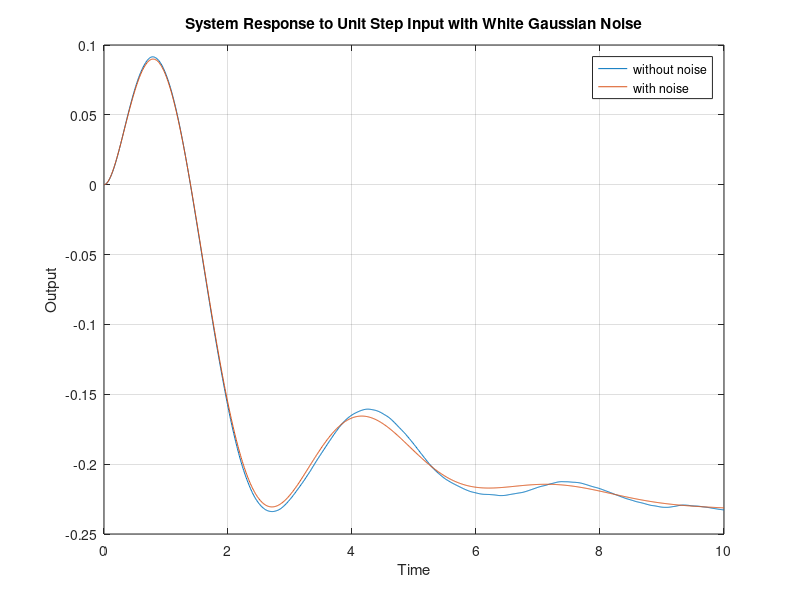
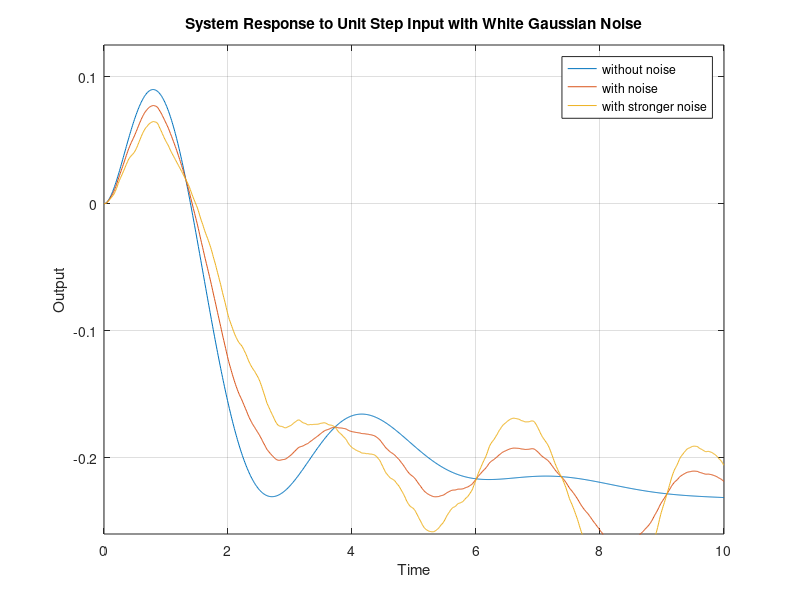
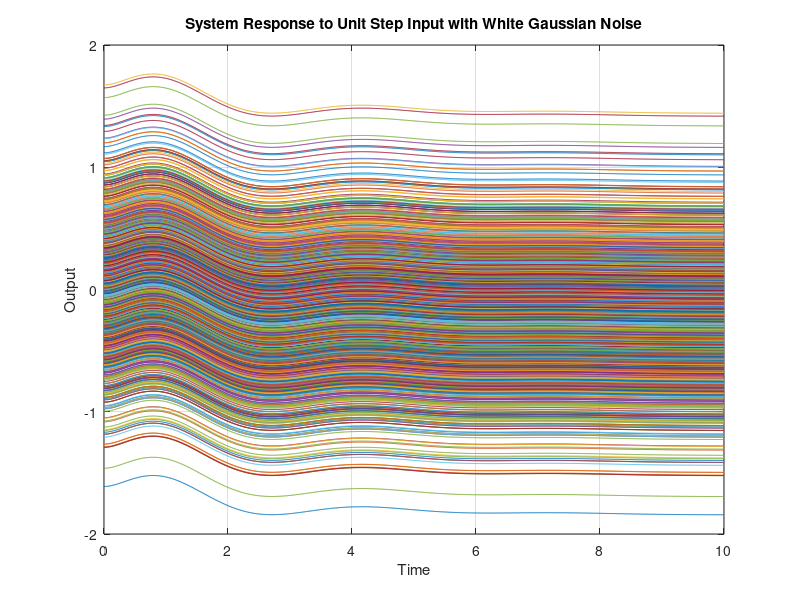

Source code (MATLAB) for these figures, in order: (Note: this script raises an error after producing the figures.)
%% _*LCS hw5 Software assignment*_
%% _*Dr.Behzad Ahi*_
%% _*MohammadParsa Dini - 400101204*_
%% 
% _*Problem 6:*_
% 
% _*part 1:*_ Input noise:

clc; clear; close all;
% Define the parameters
k = 1;       
b1 = 3;   
b2 = 1;     
wn = 2;       
tau1 = 0.5;  
tau2 = 5;   
zeta = 0.3;  

num = k * conv([b1, 1], [1, -b2]);
den = conv([tau1, 1], [tau2, 1]);   
den = conv(den, [1, 2*zeta*wn, wn^2]);

% Create transfer function G(s)
G = tf(num, den);

% Define the time vector
t = linspace(0, 10, 1000); % Change the time range and number of points as needed

% Generate a unit step input
u = ones(size(t));

% Generate white Gaussian noise with mean 0 and standard deviation 0.1
noise = 0.1 * randn(size(t));

% Add noise to the input
u_with_noise = u + noise;

% Simulate the system's response to the input with noise
[y, ~, ~] = lsim(G, u_with_noise, t);
[yy,v,vv] = lsim(G, u, t);

% Plot the output response
figure;
plot(t, y);
hold on
plot(t, yy);
xlabel('Time');
ylabel('Output');
title('System Response to Unit Step Input with White Gaussian Noise');
legend('without noise','with noise')
grid on;
%% 
% As you can see, there is not much difference, since the SNR of input was hogh, 
% if we add a WGN with more energy we might see
% 
% much more deviations in that case:

clc; clear; close all;
% Define the parameters
k = 1;       
b1 = 3;   
b2 = 1;     
wn = 2;       
tau1 = 0.5;  
tau2 = 5;   
zeta = 0.3;  

num = k * conv([b1, 1], [1, -b2]);
den = conv([tau1, 1], [tau2, 1]);   
den = conv(den, [1, 2*zeta*wn, wn^2]);

% Create transfer function G(s)
G = tf(num, den);

% Define the time vector
t = linspace(0, 10, 1000); % Change the time range and number of points as needed

% Generate a unit step input
u = ones(size(t));

% Generate white Gaussian noise with mean 0 and standard deviation 0.1
noise = 0.5 * randn(size(t));

% Add noise to the input
u_with_noise = u + noise;
u_with_noise_ = u + 2*noise;

% Simulate the system's response to the input with noise
[y, ~, ~] = lsim(G, u_with_noise, t);
[yy,v,vv] = lsim(G, u, t);
[yyy, vvv, gg] = lsim(G, u_with_noise_, t);

% Plot the output response
figure;
plot(t, yy);
hold on
plot(t, y);
hold on;
plot(t, yyy);
xlabel('Time');
ylabel('Output');
title('System Response to Unit Step Input with White Gaussian Noise');
legend('without noise','with noise','with stronger noise');
ylim([-.26 0.125]);
grid on;
%% 
% As we can see, the difference between the ideal output and noisy output will 
% rise as time passes. Furthermore, in contrast to the ideal case, the noisy output 
% is not smoothely changing and it has much more high frequency.
%% 
% _*Problem 6:*_
% 
% _*part 2:*_ Output noise

clc; clear; close all;
% Define the parameters
k = 1;       
b1 = 3;   
b2 = 1;     
wn = 2;       
tau1 = 0.5;  
tau2 = 5;   
zeta = 0.3;  

num = k * conv([b1, 1], [1, -b2]);
den = conv([tau1, 1], [tau2, 1]);   
den = conv(den, [1, 2*zeta*wn, wn^2]);

% Create transfer function G(s)
G = tf(num, den);

% Define the time vector
t = linspace(0, 10, 1000); % Change the time range and number of points as needed

% Generate a unit step input
u = ones(size(t));

% Generate white Gaussian noise with mean 0 and standard deviation 0.1
noise = 0.1 * randn(size(t));

% Simulate the system's response to the input with noise
[y, ~, ~] = lsim(G, u, t);
 
y1 = y + noise;
y2 = y + 5*noise;
% Plot the output response
figure;
plot(t, y);
hold on
plot(t, y1 - y);
hold on;
plot(t, y2);
xlabel('Time');
ylabel('Output');
title('System Response to Unit Step Input with White Gaussian Noise');
%legend('without noise','with noise','with stronger noise');
grid on;
%% 
% _*Problem 6:*_
% 
% _*part C:*_
% 
% Here we tuned $k$ from .5 to 1.5 or equivalently with 50 percent deviation 
% in its ideal case:

clc; clear; close all;
syms s
% Defining the parameters of the transfer function
param = 0.5:0.1:1.5;
k = 1;       
b1 = 3;   
b2 = 1;     
wn = 2;       
tau1 = 0.5;  
tau2 = 5;   
zeta = 0.3; 
% loop for deviating k
for i = 1:length(param)
    hold on
    num = param(i)*(b1*s + 1)*(1 - b2 *s*wn^2);    
    den = (tau2*s+1)*(tau1*s+1)*(s^2 + 2*zeta*wn*s + wn^2);  
    H_sys = tf(sym2poly(num), sym2poly(den));  
    t = 0:0.1:10;  
    step(H_sys, t);
    xlabel('Time');
    ylabel('Amplitude');
    title(['Step Response of $G(s) = \frac{k(b_1 s + 1)(1 - b_2 s)\omega_n^2}' ...
        '{( \tau_1 s + 1)(\tau_2 s + 1)(s^2 + 2\zeta\omega_n s + \omega_n^2)}$ and $k$ ' ...
        'varies from 0.5 to 1.5'], ...
        'interpreter', 'latex');

    grid on;
    legend('System Response');
end
%% 
% As we can see, as $k$ rises, the amplitude of the output will rise as well.
%% 
% _*Problem 6:*_
% 
% _*part D:*_
% 
% Here we tuned $\tau_1$ from 0.25 to 0.75 or equivalently with 50 percent deviation 
% in its ideal case:

clc; clear; close all;
syms s
% Defining the parameters of the transfer function
param = 0.25:0.05:0.75;
k = 1;       
b1 = 3;   
b2 = 1;     
wn = 2;       
tau1 = 0.5;  
tau2 = 5;   
zeta = 0.3; 
% loop for deviating tau1
for i = 1:length(param)
    t = 0:0.1:10;
    hold on
    num = k*(b1*s + 1)*(1 -b2 *s)*wn^2;    
    den = (tau2*s+1)*(param(i)*s+1)*(s^2 + 2*zeta*wn*s + wn^2);  
    H_sys = tf(sym2poly(num), sym2poly(den));    
    step(H_sys, t);
    xlabel('Time');
    ylabel('Amplitude');
    title(['Step Response of $G(s) = \frac{k(b_1 s + 1)(1 - b_2 s)\omega_n^2}' ...
        '{( \tau_1 s + 1)(\tau_2 s + 1)(s^2 + 2\zeta\omega_n s + \omega_n^2)}$ and $\tau_1$ ' ...
        'varies from 0.25 to 0.75'], ...
        'interpreter', 'latex');
    grid on;
    legend('System Response');
end
%% 
% As $\tau_1$ increases, the pole $\frac{1}{\tau_1}$ will be closer to $j\omega$ 
% axis and hence, the amplitude will be lower. Furthermore, the setting time will 
% increase. 
%% 
% _*Problem 6:*_
% 
% _*part E:*_
% 
% Here we tuned $\tau_2$ from 2.5 to 7.5 or equivalently with 50 percent deviation 
% in its ideal case:

clc; clear; close all;
syms s
% Defining the parameters of the transfer function
param = 2.5:0.5:7.5;
k = 1;       
b1 = 3;   
b2 = 1;     
wn = 2;       
tau1 = 0.5;  
tau2 = 5;   
zeta = 0.3; 
% loop for deviating tau2
for i = 1:length(param)
    t = 0:0.1:10;  
    hold on
    num = k*(b1*s + 1)*(1 - b2 *s)*wn^2;    
    den = (param(i)*s+1)*(tau1*s+1)*(s^2 + 2*zeta*wn*s + wn^2);  
    H_sys = tf(sym2poly(num), sym2poly(den));  
    step(H_sys, t);
    xlabel('Time');
    ylabel('Amplitude');
    title(['Step Response of $G(s) = \frac{k(b_1 s + 1)(1 - b_2 s)\omega_n^2}' ...
        '{( \tau_1 s + 1)(\tau_2 s + 1)(s^2 + 2\zeta\omega_n s + \omega_n^2)}$ and $\tau_1$ ' ...
        'varies from 2.5 to 7.5'], ...
        'interpreter', 'latex');
    grid on;
    legend('System Response');
end
%% 
% The same argument will be applied to this part. The amplitude will have less 
% overshoot and the setting time will rise drastically.
%% 
% _*Problem 6:*_
% 
% _*part F:*_
% 
% Here we tuned $\zeta$ from 0.1 to 0.3 or equivalently with 50 percent deviation 
% in its ideal case:

clc; clear; close all;
syms s
% Defining the parameters of the transfer function
param = 0.1:0.02:0.3;
k = 1;       
b1 = 3;   
b2 = 1;     
wn = 2;       
tau1 = 0.5;  
tau2 = 5;   
zeta = 0.3; 
% loop for deviating zeta
for i = 1:length(param)
    t = 0:0.1:10;  
    hold on
    num = k*(b1*s + 1)*(1 - b2 *s)*wn^2;    
    den = (tau2*s+1)*(tau1*s+1)*(s^2 + 2*param(i)*wn*s + wn^2);  
    H_sys = tf(sym2poly(num), sym2poly(den));  
    step(H_sys, t);
    xlabel('Time');
    ylabel('Amplitude');
    title(['Step Response of $G(s) = \frac{k(b_1 s + 1)(1 - b_2 s)\omega_n^2}' ...
        '{( \tau_1 s + 1)(\tau_2 s + 1)(s^2 + 2\zeta\omega_n s + \omega_n^2)}$ and $\zeta$ ' ...
        'varies from 0.1 to 0.3'], ...
        'interpreter', 'latex');
    grid on;
    legend('System Response');
end
%% 
% By increasing $\zeta$, the overshoot will shrink since $overshoot = f_v \times 
% e^{- \frac{\pi \zeta}{\sqrt{1 - \zeta^2}}}$( we assumed this function will behave 
% as a 2nd order function). and furthermore, the setting time will be lowered.
%% 
% _*Problem 6:*_
% 
% _*part G:*_
% 
% Here we tuned $\omega_n$ from 1 to 3 or equivalently with 50 percent deviation 
% in its ideal case:

clc; clear; close all;
syms s
% Defining the parameters of the transfer function
param = 1:0.2:3;
k = 1;       
b1 = 3;   
b2 = 1;     
wn = 2;       
tau1 = 0.5;  
tau2 = 5;   
zeta = 0.3; 
% loop for deviating wn
for i = 1:length(param)
    hold on
    num = k*(b1*s + 1)*(1 - b2 *s)*param(i)^2;    
    den = (tau2*s+1)*(tau1*s+1)*(s^2 + 2*zeta*param(i)*s + param(i)^2);
    H_sys = tf(sym2poly(num), sym2poly(den));  
    t = 0:0.1:10;  
    step(H_sys, t);
    xlabel('Time');
    ylabel('Amplitude');
    title(['Step Response of $G(s) = \frac{k(b_1 s + 1)(1 - b_2 s)\omega_n^2}' ...
        '{( \tau_1 s + 1)(\tau_2 s + 1)(s^2 + 2\zeta\omega_n s + \omega_n^2)}$ and $\omega_n$ ' ...
        'varies from 0.1 to 0.3'], ...
        'interpreter', 'latex');
    grid on;
    legend('System Response');
end
%% 
% _*Problem 6:*_
% 
% _*part G:*_
% 
% Here we tuned $b_1$ from 1 to 3 or equivalently with 50 percent deviation 
% in its ideal case:

clc; clear; close all;
syms s
% Defining the parameters of the transfer function
param = 1.5:0.3:4.5;
k = 1;       
b1 = 3;   
b2 = 1;     
wn = 2;       
tau1 = 0.5;  
tau2 = 5;   
zeta = 0.3; 
% loop for deviating b1
for i = 1:length(param)
    hold on
    num = k*(param(i)*s + 1)*(1 - b2 *s)*wn^2;    
    den = (tau2*s+1)*(tau1*s+1)*(s^2 + 2*zeta*wn*s + wn^2);
    H_sys = tf(sym2poly(num), sym2poly(den));  
    t = 0:0.1:10;  
    step(H_sys, t);
    xlabel('Time');
    ylabel('Amplitude');
    title(['Step Response of $G(s) = \frac{k(b_1 s + 1)(1 - b_2 s)\omega_n^2}' ...
        '{( \tau_1 s + 1)(\tau_2 s + 1)(s^2 + 2\zeta\omega_n s + \omega_n^2)}$ and $b_1$ ' ...
        'varies from 1.5 to 4.5'], ...
        'interpreter', 'latex');
    grid on;
    legend('System Response');
end
%% 
% _*Problem 6:*_
% 
% _*part H:*_
% 
% Here we tuned $b_2$ from 1 to 3 or equivalently with 50 percent deviation 
% in its ideal case:

clc; clear; close all;
syms s
% Defining the parameters of the transfer function
param = 0.5:0.1:1.5;
k = 1;       
b1 = 3;   
b2 = 1;     
wn = 2;       
tau1 = 0.5;  
tau2 = 5;   
zeta = 0.3; 
% loop for deviating b2
for i = 1:length(param)
    hold on
    num = k*(b1*s + 1)*(1 - param(i) *s)*wn^2;    
    den = (tau2*s+1)*(tau1*s+1)*(s^2 + 2*zeta*wn*s + wn^2);
    H_sys = tf(sym2poly(num), sym2poly(den));  
    t = 0:0.1:10;  
    step(H_sys, t);
    xlabel('Time');
    ylabel('Amplitude');
    title(['Step Response of $G(s) = \frac{k(b_1 s + 1)(1 - b_2 s)\omega_n^2}' ...
        '{( \tau_1 s + 1)(\tau_2 s + 1)(s^2 + 2\zeta\omega_n s + \omega_n^2)}$ and $b_2$ ' ...
        'varies from 0.5 to 1.5'], ...
        'interpreter', 'latex');
    grid on;
    legend('System Response');
end
%% 
% _*Problem 7:*_
% 
% _*System 1:*_
% 
% _*Part A,B:*_

clc; clear; close all;

s = tf('s');
numer1 = s^2 + 2*s + 2;
denominat1 =  s^3 + 0.25*s;
sys1 = numer1/denominat1
figure;
rlocus(sys1,-sys1);
legend('K>0','K<0');
title('Root Locus Plot');
grid on
%% 
% And here using the |find_breakaway_points(sys) function we took system's trtransferr 
% function as an input and| 
% 
% we found the breakaway points by finding the roots of $\frac{d}{ds} G(s) = 
% 0$: 
% 
% Here is implementation of the desired function and also its output:
% 
% We also know that for finding the complementary rooy locus it suffices to 
% take -G(s) as input:

% function [breakaway_points] = find_breakaway_points(sys)
%     syms s;
%     num = sys.Numerator;
%     den = sys.Denominator;
%     % Create symbolic expressions for the transfer function and its derivative
%     G = poly2sym(num, s) / poly2sym(den, s);
%     G_prime = diff(abs(G), s);
%     
%     % Find the critical points where the derivative is zero
%     critical_points = vpasolve(G_prime == 0, s);
%     
%     % Evaluate the critical points to determine breakaway points
%     breakaway_points = [];
%     for i = 1:length(critical_points)
%         if isreal(critical_points(i)) && abs(critical_points(i)) ~= Inf
%             breakaway_points = [breakaway_points; double(critical_points(i))];
%         end
%     end
% end
break_aways =  find_breakaway_points(sys1)
%% 
% Thus, there are no braking points in this system, since the list of |break_aways| 
% is null.
%% 
% _*System 2:*_
% 
% _*Part A,B:*_

clc; clear; close all;

s = tf('s');
numer2 = s^2;
denominat2 =  (s^2 - 1)^2;
sys2 = numer2/denominat2
figure;
rlocus(sys2,-sys2);
legend('K>0','K<0');
title('Root Locus Plot');
grid on
%% 
% _*Part C:*_
% 
% _*System 1:*_
% 
% Here using the manipulator function we will output:
% 
% 1)the points which belong to root-locus 
% 
% 2) The points which belong to complementary root-locus 
% 
% 3) The candidate points which neither belong to root-locus, nor to its complementary 
% plot 

clc; clear; close all;
syms s
G(s) = (s^2 + 2*s + 2)/(s *(s^2 + 0.25));
[k_pos ,k_neg, others] = Manipulator(G,s)
%% 
% _*System 2:*_

clc; clear; close all;
syms s
G(s) = (s^2 / ((s^2-1)^2));
[k_pos ,k_neg, others] = Manipulator(G,s)
%% 
% which in both cases alligns with what we have got in the first place.

function [breakaway_points] = find_breakaway_points(sys)
    syms s;
    num = sys.Numerator;
    den = sys.Denominator;
    % Create symbolic expressions for the transfer function and its derivative
    G = poly2sym(num, s) / poly2sym(den, s);
    G_prime = diff(abs(G), s);
    
    % Find the critical points where the derivative is zero
    critical_points = vpasolve(G_prime == 0, s);
    
    % Evaluate the critical points to determine breakaway points
    breakaway_points = [];
    for i = 1:length(critical_points)
        if isreal(critical_points(i)) && abs(critical_points(i)) ~= Inf
            breakaway_points = [breakaway_points; double(critical_points(i))];
        end
    end
end


function [k_pos,k_neg,others] = Manipulator(H_sys , s) 
% we know that the breakaway points can be found 
% using solving d/ds G(s) =0
sol = vpasolve(diff(H_sys , s) == 0,s);    
point = H_sys(sol);                    
reals = (imag(point) == 0);
% first we will separate the complex roots 
% since they must belong to the reral axis 
others = sol(~reals);
idga = imag(point) == 0 & real(point) > 0; 
idgc = imag(point) == 0 & real(point) < 0;     
k_pos = sol(idga);                   
k_neg = sol(idgc);                  
end